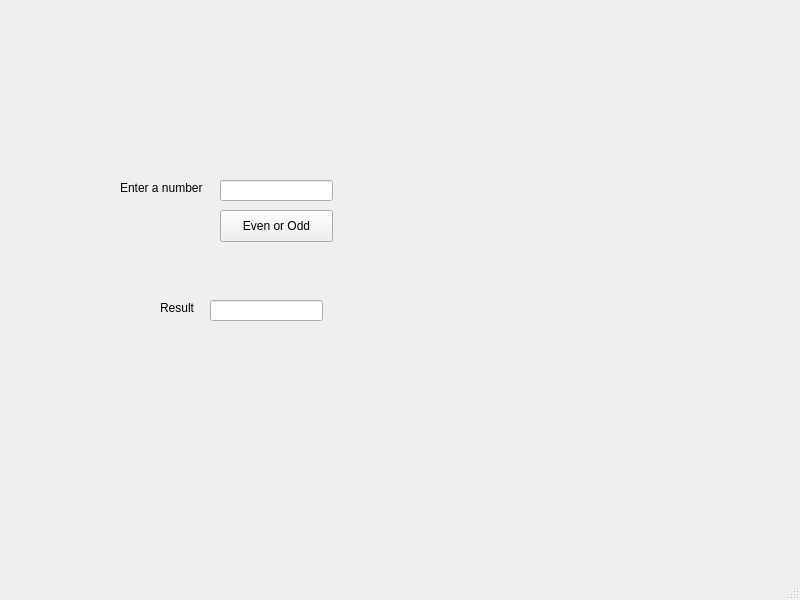
<?xml version="1.0" encoding="UTF-8"?>
<ui version="4.0">
 <class>evenOrOdd</class>
 <widget class="QMainWindow" name="evenOrOdd">
  <property name="geometry">
   <rect>
    <x>0</x>
    <y>0</y>
    <width>800</width>
    <height>600</height>
   </rect>
  </property>
  <property name="font">
   <font>
    <family>Arial</family>
    <pointsize>9</pointsize>
   </font>
  </property>
  <property name="windowTitle">
   <string>Even or Odd</string>
  </property>
  <widget class="QWidget" name="centralwidget">
   <widget class="QLabel" name="lblInput">
    <property name="geometry">
     <rect>
      <x>120</x>
      <y>180</y>
      <width>101</width>
      <height>16</height>
     </rect>
    </property>
    <property name="text">
     <string>Enter a number</string>
    </property>
   </widget>
   <widget class="QLineEdit" name="txtInput">
    <property name="geometry">
     <rect>
      <x>220</x>
      <y>180</y>
      <width>113</width>
      <height>21</height>
     </rect>
    </property>
   </widget>
   <widget class="QPushButton" name="btnEvaluate">
    <property name="geometry">
     <rect>
      <x>220</x>
      <y>210</y>
      <width>113</width>
      <height>32</height>
     </rect>
    </property>
    <property name="text">
     <string>Even or Odd</string>
    </property>
   </widget>
   <widget class="QLabel" name="lblResult">
    <property name="geometry">
     <rect>
      <x>160</x>
      <y>300</y>
      <width>41</width>
      <height>16</height>
     </rect>
    </property>
    <property name="text">
     <string>Result</string>
    </property>
   </widget>
   <widget class="QLineEdit" name="txtResult">
    <property name="geometry">
     <rect>
      <x>210</x>
      <y>300</y>
      <width>113</width>
      <height>21</height>
     </rect>
    </property>
    <property name="readOnly">
     <bool>true</bool>
    </property>
   </widget>
  </widget>
  <widget class="QMenuBar" name="menubar">
   <property name="geometry">
    <rect>
     <x>0</x>
     <y>0</y>
     <width>800</width>
     <height>43</height>
    </rect>
   </property>
  </widget>
  <widget class="QStatusBar" name="statusbar"/>
 </widget>
 <resources/>
 <connections/>
</ui>
